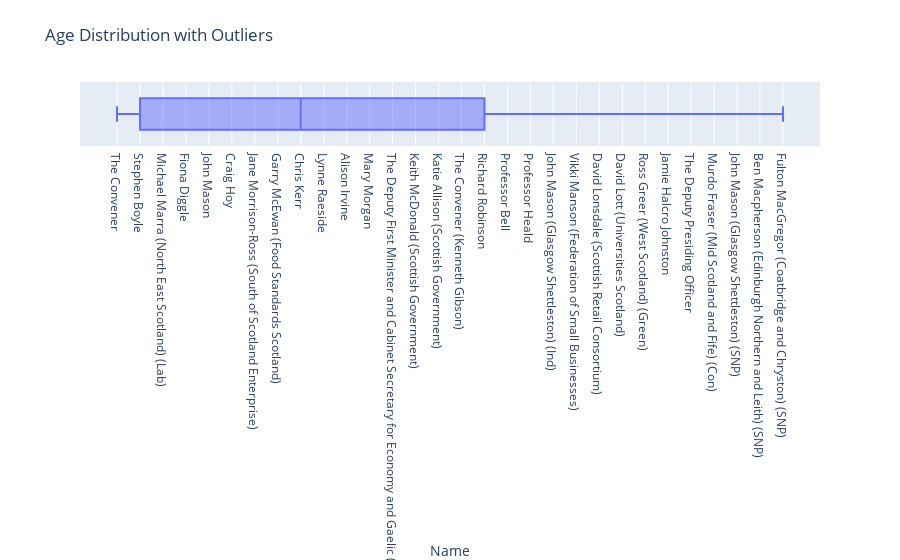

This figure's notebook cell:
### Code cell
#Box diagram showing disbribution of potential outliers and more importantly a better shape idea of the data
fig = px.box(parliament_reports_df, x='Name', title='Age Distribution with Outliers')
fig.show()

### Figure 1 — Plotly figure (JSON) as saved in the notebook; plotly's stock layout.template omitted (floating-point values rounded to 4 significant figures; data arrays with more than 128 entries replaced by an {"elided": "..."} marker saying what was removed)
{"data": [{"alignmentgroup": "True", "hovertemplate": "Name=%{x}<extra></extra>", "legendgroup": "", "marker": {"color": "#636efa"}, "name": "", "notched": false, "offsetgroup": "", "orientation": "h", "showlegend": false, "type": "box", "x": {"elided": "1091 str values"}, "x0": " ", "xaxis": "x", "y0": " ", "yaxis": "y"}], "layout": {"boxmode": "group", "legend": {"tracegroupgap": 0}, "title": {"text": "Age Distribution with Outliers"}, "xaxis": {"anchor": "y", "domain": [0, 1], "title": {"text": "Name"}}, "yaxis": {"anchor": "x", "domain": [0, 1]}}}
